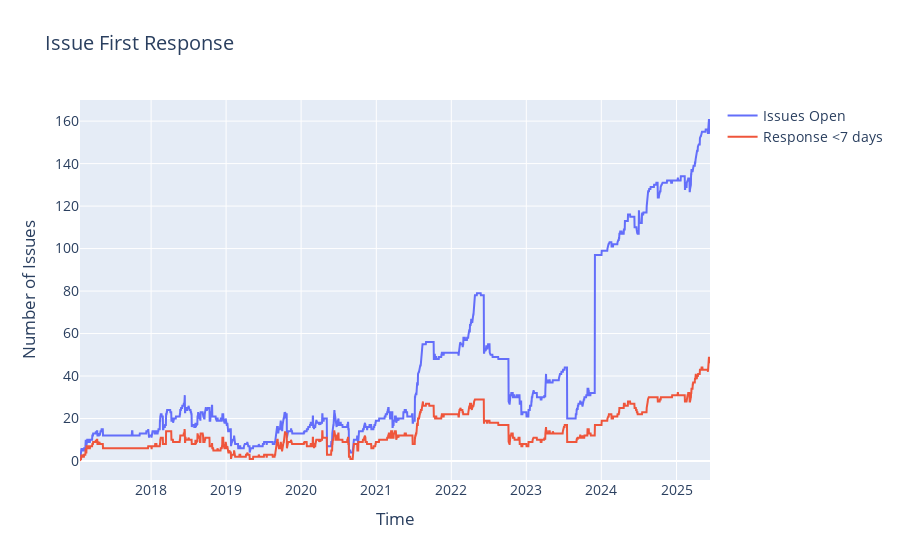

The code cell stored with this chart in its notebook:
### Code cell
fig = go.Figure(
        [
            go.Scatter(
                name="Issues Open",
                x=df_responses["Date"],
                y=df_responses["Open"],
                mode="lines",
                showlegend=True,
                hovertemplate="Issues Open: %{y}<br>%{x|%b %d, %Y} <extra></extra>",
                #marker=dict(color=color_seq[1]),
            ),
            go.Scatter(
                name="Response <" + str(num_days) + " days",
                x=df_responses["Date"],
                y=df_responses["Response"],
                mode="lines",
                showlegend=True,
                hovertemplate="Issues: %{y}<br>%{x|%b %d, %Y} <extra></extra>",
                #marker=dict(color=color_seq[5]),
            ),
        ]
    )

fig.update_layout(
        xaxis_title="Time",
        yaxis_title="Number of Issues",
        font=dict(size=14),
        title = "Issue First Response"
    )

### Figure 1 — Plotly figure (JSON) as saved in the notebook; plotly's stock layout.template omitted (floating-point values rounded to 4 significant figures; data arrays with more than 128 entries replaced by an {"elided": "..."} marker saying what was removed)
{"data": [{"hovertemplate": "Issues Open: %{y}<br>%{x|%b %d, %Y} <extra></extra>", "mode": "lines", "name": "Issues Open", "showlegend": true, "type": "scatter", "x": {"elided": "3067 str values"}, "y": {"elided": "3067 int values"}}, {"hovertemplate": "Issues: %{y}<br>%{x|%b %d, %Y} <extra></extra>", "mode": "lines", "name": "Response <7 days", "showlegend": true, "type": "scatter", "x": {"elided": "3067 str values"}, "y": {"elided": "3067 int values"}}], "layout": {"font": {"size": 14}, "title": {"text": "Issue First Response"}, "xaxis": {"title": {"text": "Time"}}, "yaxis": {"title": {"text": "Number of Issues"}}}}
